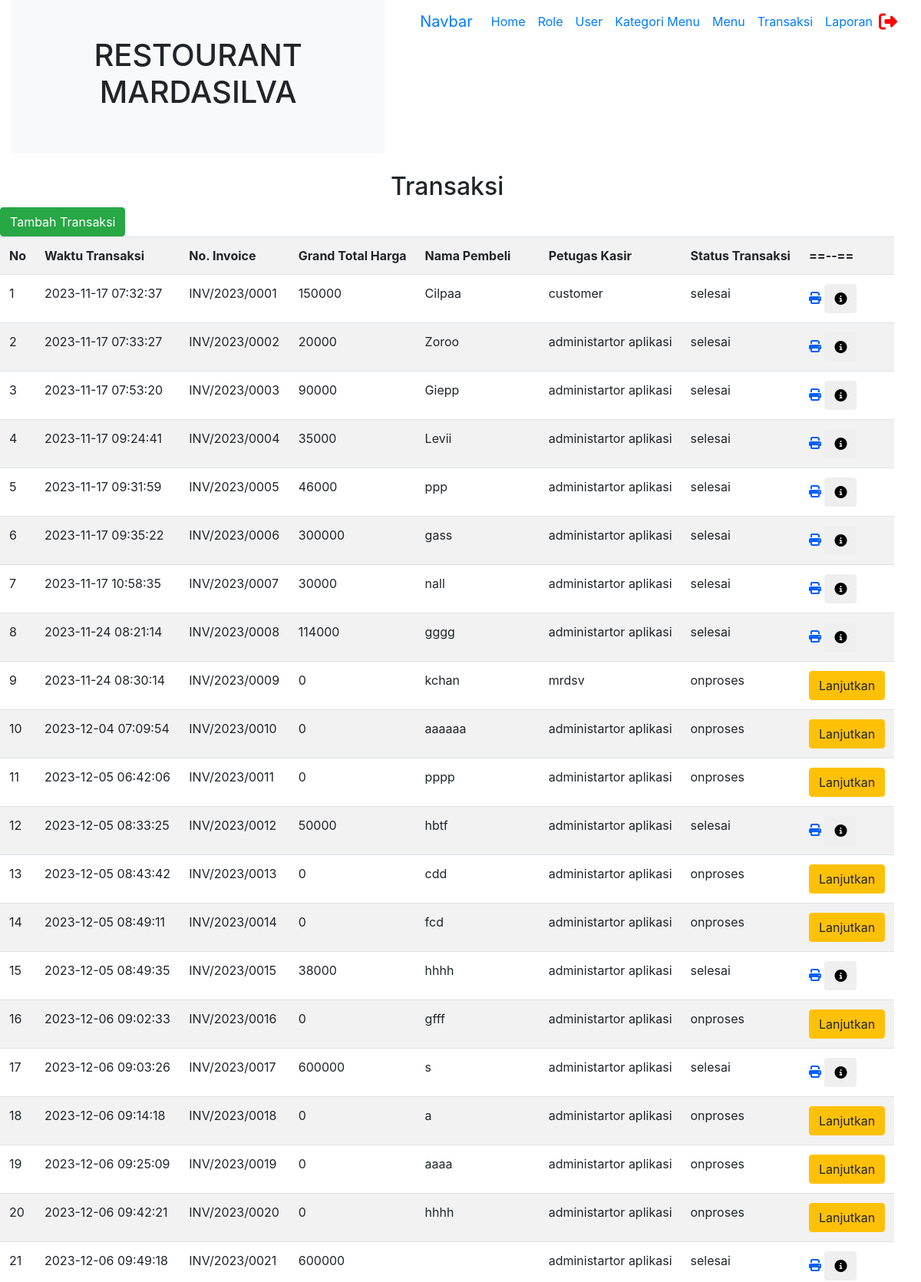
The page /admin/layout/admin.php?page=transaksi (signed in, upper part) on the database its author committed.
### tables this page shows
CREATE TABLE `transaksi` (
  `id_transaksi` int(11) NOT NULL,
  `waktu_transaksi` datetime NOT NULL,
  `nomor_transaksi` varchar(30) NOT NULL,
  `grand_total_harga` int(11) NOT NULL DEFAULT 0,
  `nama_pembeli` varchar(30) NOT NULL,
  `id_user` int(11) NOT NULL,
  `status_transaksi` enum('selesai','onproses') NOT NULL
);

CREATE TABLE `user` (
  `id_user` int(11) NOT NULL,
  `id_role_user` int(11) NOT NULL,
  `nama_user` varchar(30) NOT NULL,
  `username` varchar(30) NOT NULL,
  `password` varchar(255) NOT NULL,
  `foto_user` varchar(255) NOT NULL
);

### admin/transaksi/transaksi.php (the view, shortened to what this page needs)
<br>
<center><h2>Transaksi</h2></center>
<button type="button" class="btn btn-success" data-bs-toggle="modal" data-bs-target="#exampleModal">
  Tambah Transaksi
</button>
<table class="table table-striped">
    <tr>
          <th>No</th>
          <th>Waktu Transaksi</th>
          <th>No. Invoice</th>
          <th>Grand Total Harga</th>
          <th>Nama Pembeli</th>
          <th>Petugas Kasir</th>
          <th>Status Transaksi</th>
          <th>==--==</th>
     </tr>
     <?php
     $no = 1;
     $query_select_tr = $koneksi->query(" SELECT * FROM transaksi
                                JOIN user ON transaksi.id_user = user.id_user");
     while ($hasil_select_tr = $query_select_tr->fetch_object())
     {
          ?>
          <tr>
               <td><?= $no ?></td>
               <td><?= $hasil_select_tr->waktu_transaksi ?></td>
               <td><?= $hasil_select_tr->nomor_transaksi ?></td>
               <td><?= $hasil_select_tr->grand_total_harga ?></td>
               <td><?= $hasil_select_tr->nama_pembeli ?></td>
               <td><?= $hasil_select_tr->nama_user ?></td>
               <td><?= $hasil_select_tr->status_transaksi ?></td>
               <td>
                <?php
                if ($hasil_select_tr->status_transaksi == 'selesai') {
                  ?>
                  <a href="../../assets/invoice/index.php?id_transaksi=<?= $hasil_select_tr->id_transaksi ?>">
                  <i class="fa-solid fa-print" style="color: #005eff;"></i>
                  </a>
                  <a href="?page=transaksi-detail&nomor_transaksi=<?= $hasil_select_tr->nomor_transaksi ?>">
                    <button class="btn"><i class="fa-solid fa-circle-info" style="color: #000000;"></i></button>
                  </a>
                  <?php
                }else {
                  ?>
                  <a href="?page=transaksi_detail-create&nomor_transaksi=<?= $hasil_select_tr->nomor_transaksi ?>">
                    <button class="btn btn-warning">Lanjutkan</button>
                  </a>
                  <?php
                }
                ?>
               </td>
          </tr>
          <?php
          $no++;
     }
     ?>
</table>
<br>
<br>

### rows shown on the page
transaksi: waktu_transaksi "2023-11-17 07:32:37", nomor_transaksi "INV/2023/0001", grand_total_harga "150000", nama_pembeli "Cilpaa", id_user.nama_user "customer", status_transaksi "selesai"
transaksi: waktu_transaksi "2023-11-17 07:33:27", nomor_transaksi "INV/2023/0002", grand_total_harga "20000", nama_pembeli "Zoroo", id_user.nama_user "administartor aplikasi", status_transaksi "selesai"
transaksi: waktu_transaksi "2023-11-17 07:53:20", nomor_transaksi "INV/2023/0003", grand_total_harga "90000", nama_pembeli "Giepp", id_user.nama_user "administartor aplikasi", status_transaksi "selesai"
transaksi: waktu_transaksi "2023-11-17 09:24:41", nomor_transaksi "INV/2023/0004", grand_total_harga "35000", nama_pembeli "Levii", id_user.nama_user "administartor aplikasi", status_transaksi "selesai"
transaksi: waktu_transaksi "2023-11-17 09:31:59", nomor_transaksi "INV/2023/0005", grand_total_harga "46000", nama_pembeli "ppp", id_user.nama_user "administartor aplikasi", status_transaksi "selesai"
transaksi: waktu_transaksi "2023-11-17 09:35:22", nomor_transaksi "INV/2023/0006", grand_total_harga "300000", nama_pembeli "gass", id_user.nama_user "administartor aplikasi", status_transaksi "selesai"
transaksi: waktu_transaksi "2023-11-17 10:58:35", nomor_transaksi "INV/2023/0007", grand_total_harga "30000", nama_pembeli "nall", id_user.nama_user "administartor aplikasi", status_transaksi "selesai"
transaksi: waktu_transaksi "2023-11-24 08:21:14", nomor_transaksi "INV/2023/0008", grand_total_harga "114000", nama_pembeli "gggg", id_user.nama_user "administartor aplikasi", status_transaksi "selesai"
transaksi: waktu_transaksi "2023-11-24 08:30:14", nomor_transaksi "INV/2023/0009", grand_total_harga "0", nama_pembeli "kchan", id_user.nama_user "mrdsv", status_transaksi "onproses"
transaksi: waktu_transaksi "2023-12-04 07:09:54", nomor_transaksi "INV/2023/0010", grand_total_harga "0", nama_pembeli "aaaaaa", id_user.nama_user "administartor aplikasi", status_transaksi "onproses"
transaksi: waktu_transaksi "2023-12-05 06:42:06", nomor_transaksi "INV/2023/0011", grand_total_harga "0", nama_pembeli "pppp", id_user.nama_user "administartor aplikasi", status_transaksi "onproses"
transaksi: waktu_transaksi "2023-12-05 08:33:25", nomor_transaksi "INV/2023/0012", grand_total_harga "50000", nama_pembeli "hbtf", id_user.nama_user "administartor aplikasi", status_transaksi "selesai"
transaksi: waktu_transaksi "2023-12-05 08:43:42", nomor_transaksi "INV/2023/0013", grand_total_harga "0", nama_pembeli "cdd", id_user.nama_user "administartor aplikasi", status_transaksi "onproses"
transaksi: waktu_transaksi "2023-12-05 08:49:11", nomor_transaksi "INV/2023/0014", grand_total_harga "0", nama_pembeli "fcd", id_user.nama_user "administartor aplikasi", status_transaksi "onproses"
transaksi: waktu_transaksi "2023-12-05 08:49:35", nomor_transaksi "INV/2023/0015", grand_total_harga "38000", nama_pembeli "hhhh", id_user.nama_user "administartor aplikasi", status_transaksi "selesai"
transaksi: waktu_transaksi "2023-12-06 09:02:33", nomor_transaksi "INV/2023/0016", grand_total_harga "0", nama_pembeli "gfff", id_user.nama_user "administartor aplikasi", status_transaksi "onproses"
transaksi: waktu_transaksi "2023-12-06 09:03:26", nomor_transaksi "INV/2023/0017", grand_total_harga "600000", nama_pembeli "s", id_user.nama_user "administartor aplikasi", status_transaksi "selesai"
transaksi: waktu_transaksi "2023-12-06 09:14:18", nomor_transaksi "INV/2023/0018", grand_total_harga "0", nama_pembeli "a", id_user.nama_user "administartor aplikasi", status_transaksi "onproses"
transaksi: waktu_transaksi "2023-12-06 09:25:09", nomor_transaksi "INV/2023/0019", grand_total_harga "0", nama_pembeli "aaaa", id_user.nama_user "administartor aplikasi", status_transaksi "onproses"
transaksi: waktu_transaksi "2023-12-06 09:42:21", nomor_transaksi "INV/2023/0020", grand_total_harga "0", nama_pembeli "hhhh", id_user.nama_user "administartor aplikasi", status_transaksi "onproses"
transaksi: waktu_transaksi "2023-12-06 09:49:18", nomor_transaksi "INV/2023/0021", grand_total_harga "600000", id_user.nama_user "administartor aplikasi", status_transaksi "selesai"
